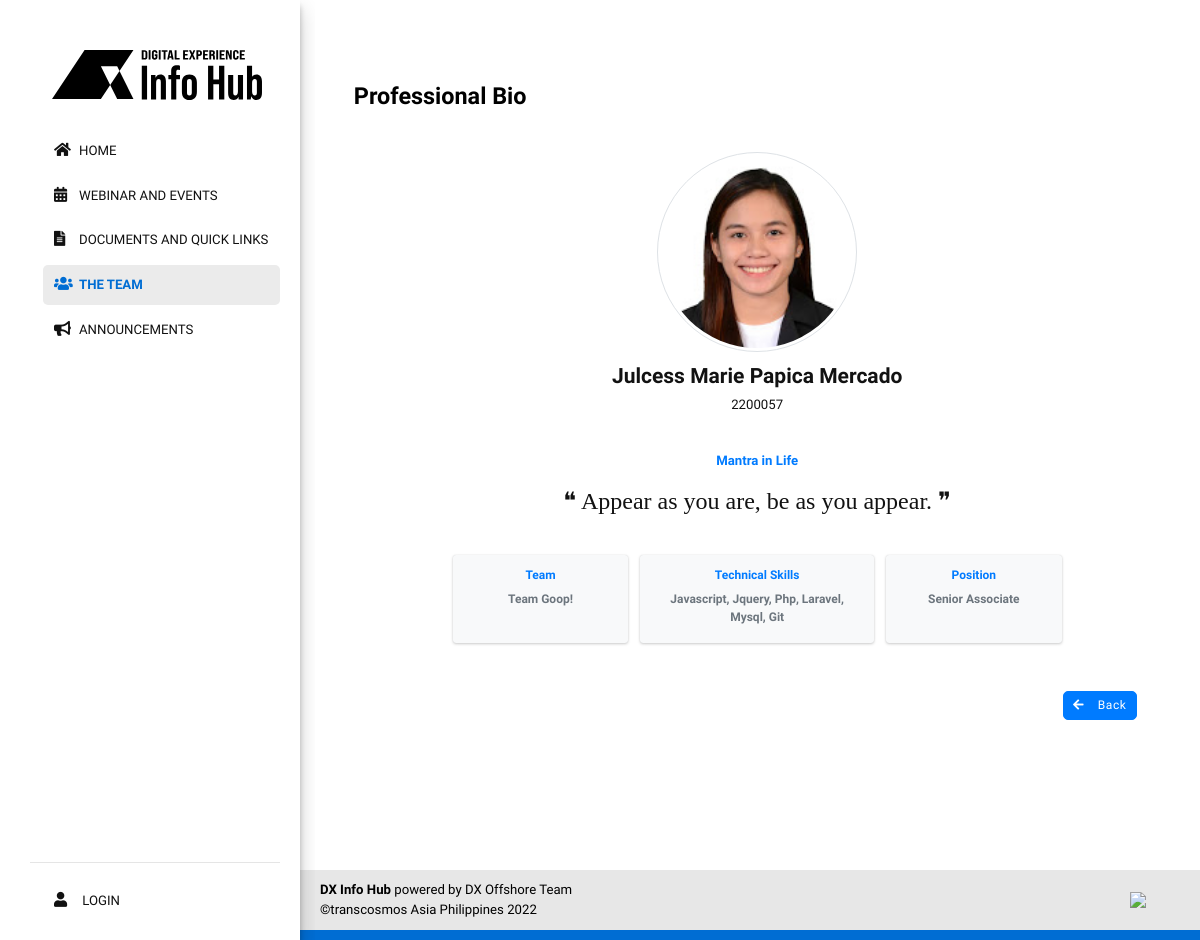
Page /pages/users/o-user-profile.php?id=1 on the earlier database version.
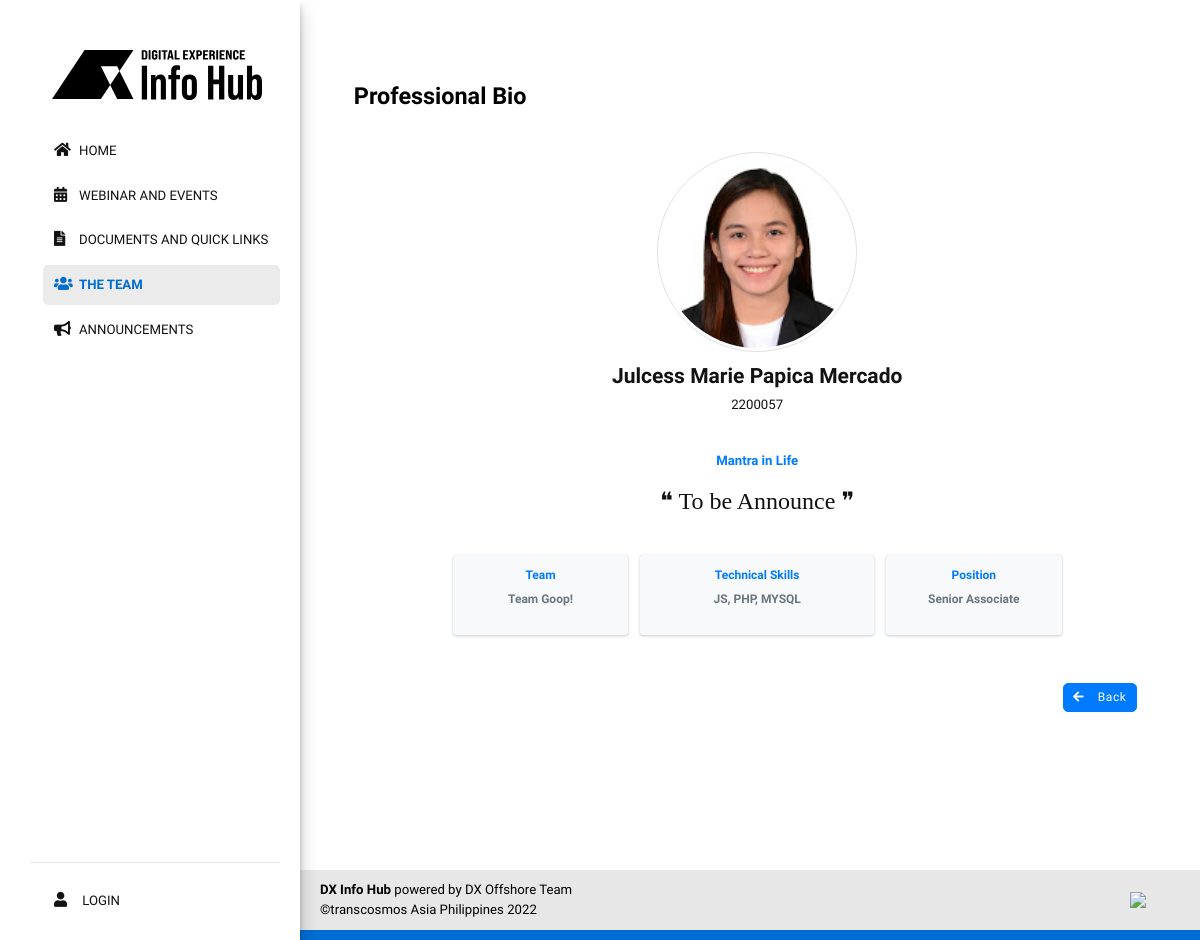
Same page on the later database version.
### tables this page shows
CREATE TABLE `users` (
  `user_id` bigint(20) NOT NULL,
  `user_employee_id` varchar(50) NOT NULL DEFAULT '',
  `user_email` varchar(100) NOT NULL DEFAULT '',
  `user_password` varchar(200) NOT NULL DEFAULT '',
  `user_firstname` varchar(100) NOT NULL DEFAULT '',
  `user_middlename` varchar(100) NOT NULL DEFAULT '',
  `user_lastname` varchar(100) NOT NULL DEFAULT '',
  `user_nickname` varchar(50) NOT NULL DEFAULT '',
  `user_photo` varchar(100) NOT NULL DEFAULT '',
  `role_ids` varchar(1000) NOT NULL DEFAULT ',',
  `permissions` varchar(1000) NOT NULL DEFAULT ',',
  `user_position` int(11) NOT NULL DEFAULT '0',
  `user_level` int(11) NOT NULL DEFAULT '1',
  `user_gender` varchar(100) NOT NULL,
  `user_mobile` varchar(50) NOT NULL DEFAULT '',
  `team_id` bigint(20) NOT NULL DEFAULT '0',
  `user_hiredate` int(11) NOT NULL DEFAULT '0',
  `user_enddate` int(11) NOT NULL DEFAULT '0',
  `user_mantra_in_life` varchar(300) NOT NULL,
  `user_skills` varchar(300) NOT NULL,
  `starting_date` int(11) NOT NULL DEFAULT '0',
  `data_per_page` int(11) NOT NULL DEFAULT '20',
  `user_last_login` int(11) NOT NULL DEFAULT '0',
  `user_log_attempts` int(11) DEFAULT NULL,
  `lockout_timestamp` datetime DEFAULT NULL,
  `user_status` float NOT NULL DEFAULT '0',
  `temp_del` int(11) NOT NULL DEFAULT '0'
);

### includes/functions.php (called while the page is built, shortened)
<?php
function renderLang($lang_arr) {
	if(isset($lang_arr[$GLOBALS['default_lang_idx']])) {
		if($lang_arr[$GLOBALS['default_lang_idx']] != '') {
			$return = $lang_arr[$GLOBALS['default_lang_idx']];
		} else {
			$return = $lang_arr[0];
		}
	} else {
		$return = $lang_arr[0];
	}
	return $return;
}
function getTable($sql_table) {
	$r = array();
	$sql = $GLOBALS['pdo']->prepare("SELECT * FROM ".$sql_table);
	$sql->execute();
	while($data = $sql->fetch(PDO::FETCH_ASSOC)) {
		array_push($r,$data);
	}
	return $r;
}
?>

### includes/lang/forms.php (called while the page is built, shortened)
<?php
$btn_back = array(
	'Back',
	'バック'
);
?>

### pages/users/o-user-profile.php (the view, shortened to what the changed rows need)
<?php
require($_SERVER['DOCUMENT_ROOT'].'/includes/config.php');
 $user_id = (isset($_GET['id']) ? $_GET['id'] : '');
 $positions_arr = getTable('positions');
 $teams_arr = getTable('teams');
 $sql = $pdo->prepare("SELECT * FROM users WHERE user_id = :user_id LIMIT 1");
 $sql->bindParam(":user_id",$user_id);
 $sql->execute();
 if($sql->rowCount()) {
?>
<!DOCTYPE html>
<html>
<head>
    <?php require($_SERVER['DOCUMENT_ROOT'].'/includes/common/links.php');  ?>
    <link href="/assets/css/profile.css" rel="stylesheet">
    <link href="/assets/css/announcement.css" rel="stylesheet"/>
</head>
<body id="profile">
	<div class="container">
        <div class="col-3 col-s-3 menu">
            <?php require($_SERVER['DOCUMENT_ROOT'].'/includes/common/parent-sidebar.php');  ?>
        </div>
        <section class="main-area col-s-9 d-column mb-4">
			<div class="announcement mb-2">
				<h2 class="mb-3"><span>Professional Bio</span></h2>
			</div>
            <?php
                $sql = $pdo->prepare("SELECT * FROM users WHERE user_id ='".$user_id."'");
                $sql->execute();
                $row = $sql->fetchAll(PDO::FETCH_ASSOC);
                foreach($row as $key => $data) {
                    if($data['user_status'] != 1) {
                        ?>
                    <div class="row mx-5 information">
                        <div class="col- text-center mx-5">
                            <div class="m-3">
                                <img class="profile-user-img img-fluid img-circle border" style="height:200px;width:200px;"
                                src='/assets/images/team-images/<?php echo $data['user_photo']?>'
                                alt="User profile picture">
                            </div>
                            <h3 class="profile-username"><?php echo $data["user_firstname"].' '.$data["user_middlename"].' '.$data["user_lastname"] ?></h3>
                            <p class="mb-5"><?php echo $data["user_employee_id"] ?></p>
                            <p class="text-primary text-center font-weight-bold">Mantra in Life</p>
                            <p class="details mb-5">❝ <?php echo $data["user_mantra_in_life"]; ?> ❞</p>
                            <div class="row justify-content-center">
                                <div class="col-sm-3 bg-light info-box">
                                        <div class="info-box-content">
                                            <span class="info-box-text text-center text-primary font-weight-bold mb-2">Team</span>
                                            <?php
                                                foreach($teams_arr as $team) {
                                                    if($team['id'] == $data['team_id']) {
                                                        echo '<span class="info-box-number text-center text-muted">'.$team['team_name'].'</span>';
                                                        break;
                                                    }
                                                }
                                            ?>
                                        </div>
                                    </div>
                                    <div class="col-sm-4 bg-light info-box mx-3">
                                        <div class="info-box-content">
                                            <span class="info-box-text text-center text-primary font-weight-bold mb-2">Technical Skills</span>
                                            <span class="info-box-number text-center text-muted mb-2"><?php echo $data["user_skills"]; ?></span>
                                        </div>
                                    </div>
                                    <div class="col-sm-3 bg-light info-box ">
                                        <div class="info-box-content">
                                            <span class="info-box-text text-center text-primary font-weight-bold  mb-2">Position</span>
                                            <?php
                                            foreach($positions_arr as $position) {
                                                if($position['position_id'] == $data["user_position"]) {
                                                echo  '<span class="info-box-number text-center text-muted">'.$position["position_name"].'</span>';
                                                    break;
                                                }
                                            }
                                        ?>
                                        </div>
                                    </div>
                                </div>
                        </div>
                    </div>
                    <div class="text-right m-5">
                        <a href="/o-teams" class="btn btn-primary">
                            <i class="fa fa-arrow-left "></i>
                            <?php echo renderLang($btn_back); ?>
                        </a>
                    </div>
                <?php }
                }
            ?>
        </section>
    </div>
</body>
</html>
<?php
} else {
	header('location: /o-teams');
}
?>

Differences in the rows shown:
changed users "Julcess Marie": user_mantra_in_life "Appear as you are, be as you appear." → "To be Announce"; user_skills "Javascript, Jquery, Php, Laravel, Mysql, Git" → "JS, PHP, MYSQL"
